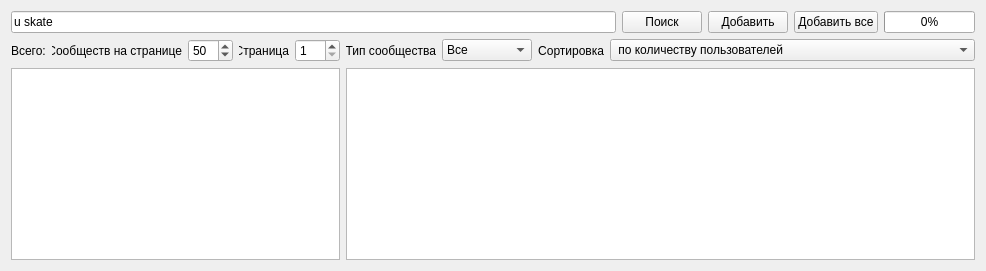
     <widget class="QWidget" name="tab">
      <attribute name="title">
       <string>Поиск</string>
      </attribute>
      <layout class="QGridLayout" name="gridLayout_3">
       <item row="3" column="0" colspan="5">
        <widget class="QTableWidget" name="tableWidget_resultSearshGroup">
         <property name="sizeAdjustPolicy">
          <enum>QAbstractScrollArea::AdjustIgnored</enum>
         </property>
         <property name="editTriggers">
          <set>QAbstractItemView::NoEditTriggers</set>
         </property>
         <property name="sortingEnabled">
          <bool>false</bool>
         </property>
         <attribute name="horizontalHeaderShowSortIndicator" stdset="0">
          <bool>false</bool>
         </attribute>
         <attribute name="horizontalHeaderStretchLastSection">
          <bool>true</bool>
         </attribute>
         <attribute name="verticalHeaderShowSortIndicator" stdset="0">
          <bool>true</bool>
         </attribute>
        </widget>
       </item>
       <item row="2" column="6">
        <widget class="QComboBox" name="comboBox_typegroup_to_search">
         <property name="maximumSize">
          <size>
           <width>90</width>
           <height>16777215</height>
          </size>
         </property>
         <property name="currentIndex">
          <number>0</number>
         </property>
         <item>
          <property name="text">
           <string>Все</string>
          </property>
         </item>
         <item>
          <property name="text">
           <string>Сообщество</string>
          </property>
         </item>
         <item>
          <property name="text">
           <string>Страница</string>
          </property>
         </item>
         <item>
          <property name="text">
           <string>Событие</string>
          </property>
         </item>
        </widget>
       </item>
       <item row="2" column="2">
        <widget class="QSpinBox" name="spinBox_count_to_search">
         <property name="maximumSize">
          <size>
           <width>45</width>
           <height>16777215</height>
          </size>
         </property>
         <property name="minimum">
          <number>10</number>
         </property>
         <property name="maximum">
          <number>250</number>
         </property>
         <property name="singleStep">
          <number>10</number>
         </property>
         <property name="value">
          <number>50</number>
         </property>
        </widget>
       </item>
       <item row="2" column="4">
        <widget class="QSpinBox" name="spinBox_offset_to_search">
         <property name="maximumSize">
          <size>
           <width>45</width>
           <height>16777215</height>
          </size>
         </property>
         <property name="minimum">
          <number>1</number>
         </property>
         <property name="maximum">
          <number>100</number>
         </property>
        </widget>
       </item>
       <item row="2" column="1">
        <widget class="QLabel" name="label_20">
         <property name="maximumSize">
          <size>
           <width>130</width>
           <height>16777215</height>
          </size>
         </property>
         <property name="text">
          <string>   Сообществ на странице</string>
         </property>
         <property name="alignment">
          <set>Qt::AlignRight|Qt::AlignTrailing|Qt::AlignVCenter</set>
         </property>
        </widget>
       </item>
       <item row="2" column="7">
        <widget class="QLabel" name="label_23">
         <property name="sizePolicy">
          <sizepolicy hsizetype="Minimum" vsizetype="Preferred">
           <horstretch>0</horstretch>
           <verstretch>0</verstretch>
          </sizepolicy>
         </property>
         <property name="maximumSize">
          <size>
           <width>70</width>
           <height>16777215</height>
          </size>
         </property>
         <property name="text">
          <string>Сортировка</string>
         </property>
         <property name="alignment">
          <set>Qt::AlignRight|Qt::AlignTrailing|Qt::AlignVCenter</set>
         </property>
        </widget>
       </item>
       <item row="2" column="3">
        <widget class="QLabel" name="label_22">
         <property name="maximumSize">
          <size>
           <width>50</width>
           <height>16777215</height>
          </size>
         </property>
         <property name="text">
          <string>Страница</string>
         </property>
         <property name="alignment">
          <set>Qt::AlignRight|Qt::AlignTrailing|Qt::AlignVCenter</set>
         </property>
        </widget>
       </item>
       <item row="2" column="5">
        <widget class="QLabel" name="label_21">
         <property name="maximumSize">
          <size>
           <width>90</width>
           <height>16777215</height>
          </size>
         </property>
         <property name="text">
          <string>Тип сообщества</string>
         </property>
         <property name="alignment">
          <set>Qt::AlignRight|Qt::AlignTrailing|Qt::AlignVCenter</set>
         </property>
        </widget>
       </item>
       <item row="2" column="8" colspan="6">
        <widget class="QComboBox" name="comboBox_sort_to_search">
         <property name="sizePolicy">
          <sizepolicy hsizetype="Expanding" vsizetype="Fixed">
           <horstretch>0</horstretch>
           <verstretch>0</verstretch>
          </sizepolicy>
         </property>
         <property name="insertPolicy">
          <enum>QComboBox::NoInsert</enum>
         </property>
         <property name="sizeAdjustPolicy">
          <enum>QComboBox::AdjustToContents</enum>
         </property>
         <property name="minimumContentsLength">
          <number>0</number>
         </property>
         <property name="iconSize">
          <size>
           <width>14</width>
           <height>16</height>
          </size>
         </property>
         <property name="frame">
          <bool>true</bool>
         </property>
         <item>
          <property name="text">
           <string> по количеству пользователей</string>
          </property>
         </item>
         <item>
          <property name="text">
           <string> по скорости роста</string>
          </property>
         </item>
         <item>
          <property name="text">
           <string>по отн. дневной посещаемости к кол. пользователей</string>
          </property>
         </item>
         <item>
          <property name="text">
           <string>по отн. кол. лайков к кол. пользователей</string>
          </property>
         </item>
         <item>
          <property name="text">
           <string>по отн. кол. комментариев к кол. пользователей</string>
          </property>
         </item>
         <item>
          <property name="text">
           <string> по отн. кол. записей в обсуждениях к кол. пользователей</string>
          </property>
         </item>
        </widget>
       </item>
       <item row="2" column="0">
        <widget class="QLabel" name="label_countallgroup">
         <property name="text">
          <string>Всего:</string>
         </property>
        </widget>
       </item>
       <item row="3" column="5" colspan="9">
        <widget class="QTableWidget" name="tableWidget_tagforsearshgroup">
         <property name="editTriggers">
          <set>QAbstractItemView::NoEditTriggers</set>
         </property>
        </widget>
       </item>
       <item row="0" column="12">
        <widget class="QPushButton" name="pushButton_addnewgroup_alltag">
         <property name="text">
          <string>Добавить все</string>
         </property>
        </widget>
       </item>
       <item row="0" column="13">
        <widget class="QProgressBar" name="progressBar_addgroupsearsh">
         <property name="value">
          <number>0</number>
         </property>
        </widget>
       </item>
       <item row="0" column="11">
        <widget class="QPushButton" name="pushButton_4_addnewgroup">
         <property name="text">
          <string>Добавить</string>
         </property>
        </widget>
       </item>
       <item row="0" column="10">
        <widget class="QPushButton" name="pushButton_searchgroup">
         <property name="text">
          <string>Поиск</string>
         </property>
        </widget>
       </item>
       <item row="0" column="0" colspan="10">
        <widget class="QLineEdit" name="lineEdit_search_param">
         <property name="sizePolicy">
          <sizepolicy hsizetype="Expanding" vsizetype="Fixed">
           <horstretch>1</horstretch>
           <verstretch>0</verstretch>
          </sizepolicy>
         </property>
         <property name="text">
          <string>u skate</string>
         </property>
        </widget>
       </item>
      </layout>
     </widget>
